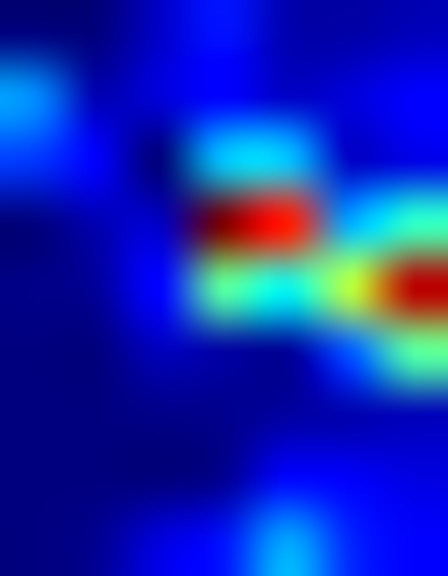
#> input picture GLAM/cam.jpg, 896 x 1152 px, given as the content of the folder BestSegmentations/, which was not available (shown at 1/2 size)
$ jupyter execute --allow-errors glamIoU.ipynb   (older library calls are emulated)
#> lines starting #> are read from the running program, lines starting #| are printed output that depends on the picture; pictures that were not available may be replaced by others from this repository, and a replacement may not be noted
#> further down, segm1 is the input picture: shape (1152, 896, 3); mean R, G, B 16.6, 39.6, 179.6
#> the loop `for n in range(0, 255, 1):` made 255 passes
#> pass 1, `th , image = cv2.threshold(glam, n, 255, cv2.THRESH_BINARY)`:
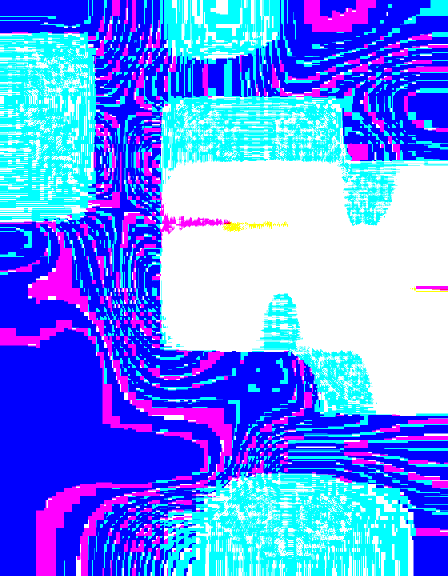
#> image: shape (1152, 896, 3) (shown at 1/2 size); mean B, G, R 254.7, 136.3, 101
#> pass 1, `intersection = np.logical_and(image, segm1)`:
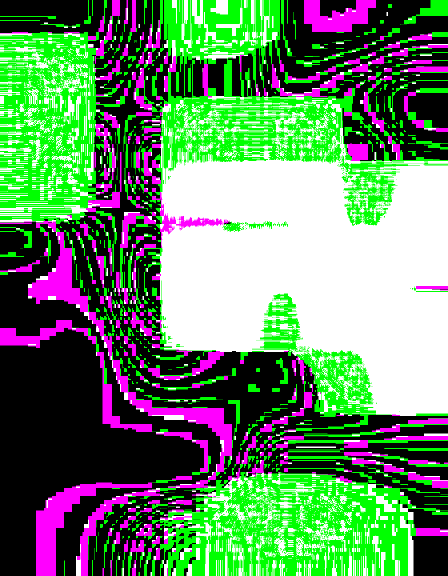
#> intersection: shape (1152, 896, 3) bool (shown at 1/2 size); mean B, G, R 0.395, 0.534, 0.395
#> pass 1, `union = np.logical_or(image, segm1)`:
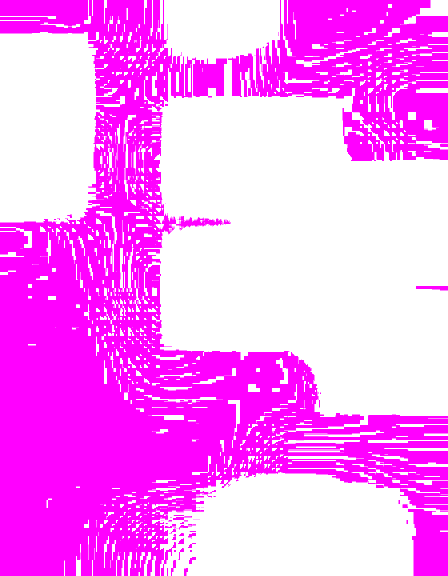
#> union: shape (1152, 896, 3) bool (shown at 1/2 size); mean B, G, R 1, 0.534, 1
#> pass 2, `th , image = cv2.threshold(glam, n, 255, cv2.THRESH_BINARY)`:
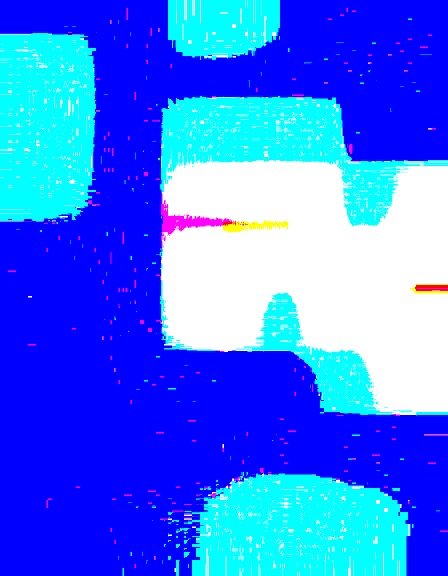
#> image: shape (1152, 896, 3) (shown at 1/2 size); mean B, G, R 254.3, 114.8, 59
#> after the loop `for n in range(0, 255, 1):`:
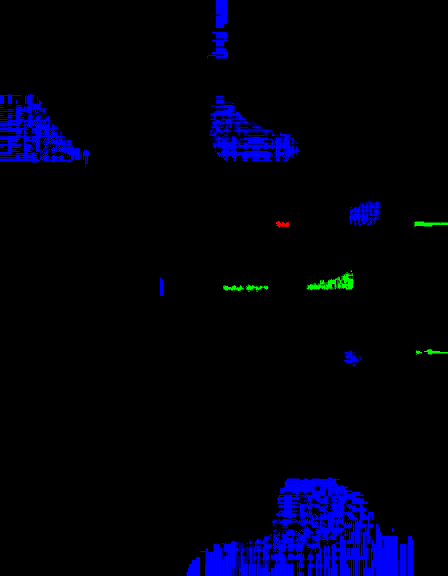
#> image: shape (1152, 896, 3) (shown at 1/2 size); mean B, G, R 14.7, 0.7, 0.1
#> after the loop `for n in range(0, 255, 1):`: iou_score = 255 values, max 0.523 at index 0, min 0.0137 at index 254, mean 0.196
#> `threshold = iou_score.index(np.max(iou_score))`: threshold = 0
#> `IoU = np.max(iou_score)`: IoU = 0.523
#> the loop `for n in range(0, 255, 1):` made 255 passes
#> pass 2, `intersection = np.logical_and(image, segm1)`:
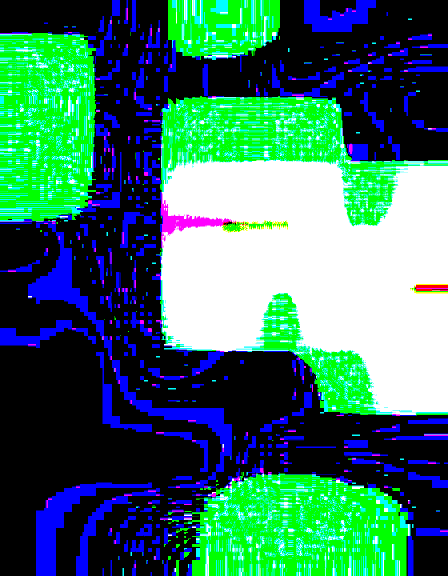
#> intersection: shape (1152, 896, 3) bool (shown at 1/2 size); mean B, G, R 0.393, 0.45, 0.23
#> pass 3, `th , image = cv2.threshold(glam_sw, n, 255, cv2.THRESH_BINARY)`:
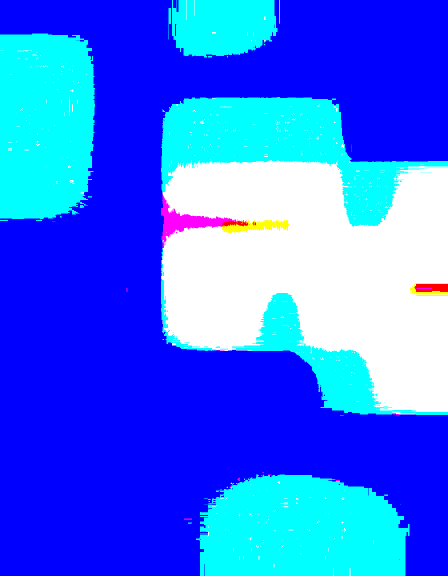
#> image: shape (1152, 896, 3) (shown at 1/2 size); mean B, G, R 254, 110.9, 52.1
#> pass 3, `intersection = np.logical_and(image, segm1)`:
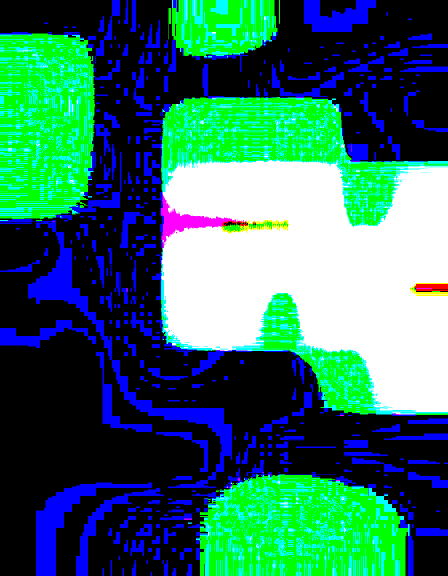
#> intersection: shape (1152, 896, 3) bool (shown at 1/2 size); mean B, G, R 0.392, 0.435, 0.203
#> `th , image_sw = cv2.threshold(glam_sw, threshold, 255, cv2.THRESH_BINA..`: th = 0
#> `inter_out = np.sum(np.logical_and(image_sw, segm1))`: inter_out = 1366906
#> `labelled, nr_objects = mh.label(image_sw)`:
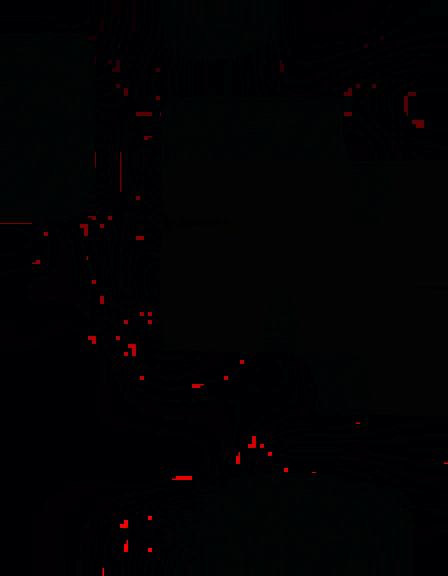
#> labelled: shape (1152, 896, 3) int32 (shown at 1/2 size); mean B, G, R 1, 0.5, 0.6; drawn with min black and max white
#> `labelled, nr_objects = mh.label(image_sw)`: nr_objects = 74
#> the loop `for i in range(1, nr_objects + 1, 1):` made 74 passes
#> `iou = np.sum(intersection) / np.sum(union)`: iou = 0.523
[cell 1]
import cv2
import matplotlib.pyplot as plt
import numpy as np
from scipy import misc
import imageio
import os
import pandas as pd
import mahotas as mh

[cell 2]
# folder path
dir_path = r'BestSegmentations/'
# list to store files
res = [] # files name
# Iterate directory
for path in os.listdir(dir_path):
    # check if current path is a file
    if os.path.isfile(os.path.join(dir_path, path)):
        res.append(path)

[cell 3]
glam_iou_otsu = pd.DataFrame(columns=['image_index', 'threshold_otsu', 'IoU'], index=range(370))
#> (the rest of this cell did not finish here and is left out)

[cell 4]
glam_iou_otsu

[cell 5]
np.sum(glam_iou_otsu['IoU'])/370
# Antes 0.07516612911411437

[cell 6]
glam_iou = pd.DataFrame(columns=['image_index', 'threshold', 'IoU'])
#> (the rest of this cell did not finish here and is left out)

[cell 7]
glam_iou

[cell 8]
np.sum(glam_iou['IoU'])/370
# antes 0.12014099804687912

[cell 9]
glam_iou_otsu_ = pd.DataFrame(columns=['image_index', 'threshold_otsu', 'IoU'])
glam_iou_no_ = pd.DataFrame(columns=['image_index', 'threshold_otsu'])
otsu_ = 0
no_ = 0
#> (the rest of this cell did not finish here and is left out)

[cell 10]
glam_iou_otsu_

#> (a cell that did not finish here is left out)

[cell 12]
glam_iou_sw_ = pd.DataFrame(columns=['image_index', 'threshold', 'IoU'])
glam_iou_n_ = pd.DataFrame(columns=['image_index', 'threshold_otsu'])
sw_ = 0
n_ = 0

#> (the rest of this cell did not finish here and is left out)
